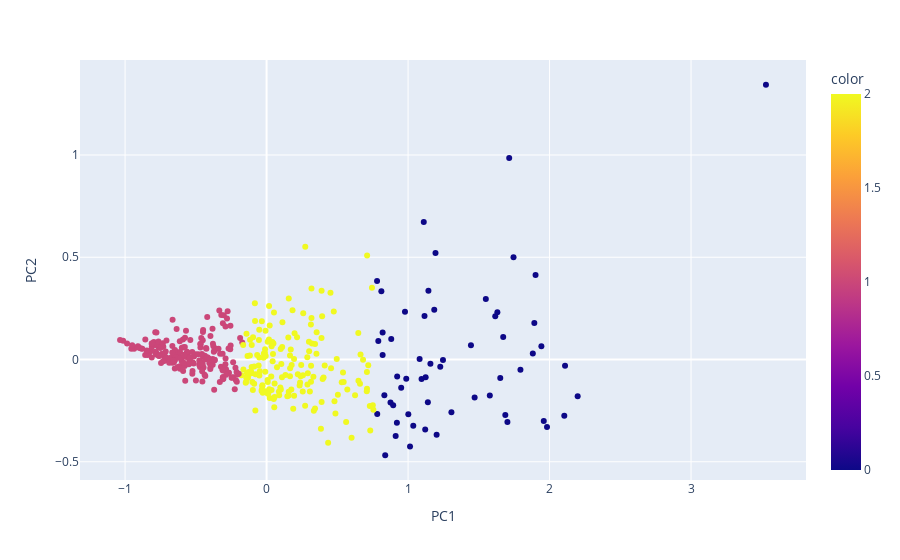

This figure's notebook cell:
### Code cell
fig = px.scatter(X_pp.iloc[:,:2],
                 x='PC1',
                 y='PC2', 
                 color = X_pp.k_means_result)
fig.iplot()

### Figure 1 — Plotly figure (JSON) as saved in the notebook; plotly's stock layout.template omitted (floating-point values rounded to 4 significant figures; data arrays with more than 128 entries replaced by an {"elided": "..."} marker saying what was removed)
{"data": [{"hoverlabel": {"namelength": 0}, "hovertemplate": "PC1=%{x}<br>PC2=%{y}<br>color=%{marker.color}", "legendgroup": "", "marker": {"color": {"elided": "424 int values"}, "coloraxis": "coloraxis", "symbol": "circle"}, "mode": "markers", "name": "", "showlegend": false, "type": "scatter", "x": {"elided": "424 float values"}, "xaxis": "x", "y": {"elided": "424 float values"}, "yaxis": "y"}], "layout": {"coloraxis": {"colorbar": {"title": {"text": "color"}}, "colorscale": [[0, "#0d0887"], [0.1111, "#46039f"], [0.2222, "#7201a8"], [0.3333, "#9c179e"], [0.4444, "#bd3786"], [0.5556, "#d8576b"], [0.6667, "#ed7953"], [0.7778, "#fb9f3a"], [0.8889, "#fdca26"], [1, "#f0f921"]]}, "legend": {"tracegroupgap": 0}, "margin": {"t": 60}, "xaxis": {"anchor": "y", "domain": [0, 1], "title": {"text": "PC1"}}, "yaxis": {"anchor": "x", "domain": [0, 1], "title": {"text": "PC2"}}}}
